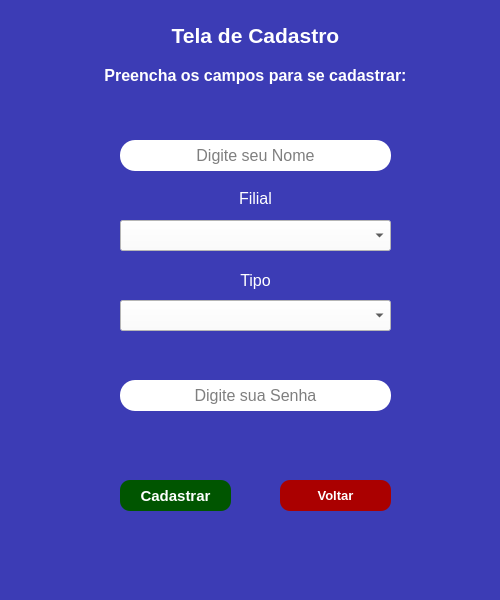
<?xml version="1.0" encoding="UTF-8"?>
<ui version="4.0">
 <class>MainWindow</class>
 <widget class="QMainWindow" name="MainWindow">
  <property name="geometry">
   <rect>
    <x>0</x>
    <y>0</y>
    <width>500</width>
    <height>600</height>
   </rect>
  </property>
  <property name="windowTitle">
   <string>Cadastro Usuário</string>
  </property>
  <property name="styleSheet">
   <string notr="true">background-color: rgb(60, 60, 181);</string>
  </property>
  <widget class="QWidget" name="centralwidget">
   <widget class="QPushButton" name="pushButton_2">
    <property name="geometry">
     <rect>
      <x>280</x>
      <y>480</y>
      <width>111</width>
      <height>31</height>
     </rect>
    </property>
    <property name="font">
     <font>
      <pointsize>10</pointsize>
      <weight>75</weight>
      <bold>true</bold>
     </font>
    </property>
    <property name="styleSheet">
     <string notr="true">border-radius: 10px;
color: rgb(255, 255, 255);
background-color: rgb(170, 0, 0);</string>
    </property>
    <property name="text">
     <string>Voltar</string>
    </property>
   </widget>
   <widget class="QLabel" name="label_2">
    <property name="geometry">
     <rect>
      <x>80</x>
      <y>20</y>
      <width>351</width>
      <height>31</height>
     </rect>
    </property>
    <property name="font">
     <font>
      <pointsize>16</pointsize>
      <weight>75</weight>
      <italic>false</italic>
      <bold>true</bold>
      <underline>false</underline>
     </font>
    </property>
    <property name="styleSheet">
     <string notr="true">color: #fff</string>
    </property>
    <property name="text">
     <string>Tela de Cadastro</string>
    </property>
    <property name="alignment">
     <set>Qt::AlignCenter</set>
    </property>
   </widget>
   <widget class="QLabel" name="label_6">
    <property name="geometry">
     <rect>
      <x>220</x>
      <y>190</y>
      <width>71</width>
      <height>16</height>
     </rect>
    </property>
    <property name="font">
     <font>
      <pointsize>12</pointsize>
     </font>
    </property>
    <property name="styleSheet">
     <string notr="true">color: #fff</string>
    </property>
    <property name="text">
     <string>Filial</string>
    </property>
    <property name="alignment">
     <set>Qt::AlignCenter</set>
    </property>
   </widget>
   <widget class="QLabel" name="label_3">
    <property name="geometry">
     <rect>
      <x>100</x>
      <y>520</y>
      <width>301</width>
      <height>31</height>
     </rect>
    </property>
    <property name="font">
     <font>
      <pointsize>12</pointsize>
     </font>
    </property>
    <property name="styleSheet">
     <string notr="true">color: yellow</string>
    </property>
    <property name="text">
     <string/>
    </property>
    <property name="alignment">
     <set>Qt::AlignCenter</set>
    </property>
   </widget>
   <widget class="QLineEdit" name="user">
    <property name="geometry">
     <rect>
      <x>120</x>
      <y>140</y>
      <width>271</width>
      <height>31</height>
     </rect>
    </property>
    <property name="font">
     <font>
      <pointsize>12</pointsize>
     </font>
    </property>
    <property name="styleSheet">
     <string notr="true">padding: 5px; color: #000; background-color: #fff;
border-width: 2px; border-radius: 15px; border-color: #000;</string>
    </property>
    <property name="text">
     <string/>
    </property>
    <property name="alignment">
     <set>Qt::AlignCenter</set>
    </property>
    <property name="placeholderText">
     <string>Digite seu Nome</string>
    </property>
   </widget>
   <widget class="QLabel" name="label_5">
    <property name="geometry">
     <rect>
      <x>80</x>
      <y>60</y>
      <width>351</width>
      <height>31</height>
     </rect>
    </property>
    <property name="font">
     <font>
      <pointsize>12</pointsize>
      <weight>75</weight>
      <italic>false</italic>
      <bold>true</bold>
      <underline>false</underline>
     </font>
    </property>
    <property name="styleSheet">
     <string notr="true">color: #fff</string>
    </property>
    <property name="text">
     <string>Preencha os campos para se cadastrar:</string>
    </property>
    <property name="alignment">
     <set>Qt::AlignCenter</set>
    </property>
   </widget>
   <widget class="QComboBox" name="filial">
    <property name="geometry">
     <rect>
      <x>120</x>
      <y>220</y>
      <width>271</width>
      <height>31</height>
     </rect>
    </property>
    <property name="font">
     <font>
      <pointsize>10</pointsize>
     </font>
    </property>
    <property name="styleSheet">
     <string notr="true">padding: 5px; color: #000; background-color: #fff;
border-width: 2px; border-color: #000;</string>
    </property>
    <property name="placeholderText">
     <string/>
    </property>
   </widget>
   <widget class="QLabel" name="label_7">
    <property name="geometry">
     <rect>
      <x>220</x>
      <y>270</y>
      <width>71</width>
      <height>21</height>
     </rect>
    </property>
    <property name="font">
     <font>
      <pointsize>12</pointsize>
     </font>
    </property>
    <property name="styleSheet">
     <string notr="true">color: #fff</string>
    </property>
    <property name="text">
     <string>Tipo</string>
    </property>
    <property name="alignment">
     <set>Qt::AlignCenter</set>
    </property>
   </widget>
   <widget class="QComboBox" name="tipo">
    <property name="geometry">
     <rect>
      <x>120</x>
      <y>300</y>
      <width>271</width>
      <height>31</height>
     </rect>
    </property>
    <property name="font">
     <font>
      <pointsize>10</pointsize>
     </font>
    </property>
    <property name="styleSheet">
     <string notr="true">padding: 5px; color: #000; background-color: #fff;
border-width: 2px; border-color: #000;</string>
    </property>
   </widget>
   <widget class="QLineEdit" name="user_2">
    <property name="geometry">
     <rect>
      <x>120</x>
      <y>380</y>
      <width>271</width>
      <height>31</height>
     </rect>
    </property>
    <property name="font">
     <font>
      <pointsize>12</pointsize>
     </font>
    </property>
    <property name="styleSheet">
     <string notr="true">padding: 5px; color: #000; background-color: #fff;
border-width: 2px; border-radius: 15px; border-color: #000;</string>
    </property>
    <property name="text">
     <string/>
    </property>
    <property name="alignment">
     <set>Qt::AlignCenter</set>
    </property>
    <property name="placeholderText">
     <string>Digite sua Senha</string>
    </property>
   </widget>
   <widget class="QPushButton" name="pushButton_3">
    <property name="geometry">
     <rect>
      <x>120</x>
      <y>480</y>
      <width>111</width>
      <height>31</height>
     </rect>
    </property>
    <property name="font">
     <font>
      <pointsize>11</pointsize>
      <weight>75</weight>
      <bold>true</bold>
     </font>
    </property>
    <property name="styleSheet">
     <string notr="true">border-radius: 10px;
color: rgb(255, 255, 255);
background-color: rgb(0, 85, 0);</string>
    </property>
    <property name="text">
     <string>Cadastrar</string>
    </property>
   </widget>
  </widget>
  <widget class="QMenuBar" name="menubar">
   <property name="geometry">
    <rect>
     <x>0</x>
     <y>0</y>
     <width>500</width>
     <height>21</height>
    </rect>
   </property>
  </widget>
  <widget class="QStatusBar" name="statusbar"/>
 </widget>
 <resources/>
 <connections/>
</ui>
